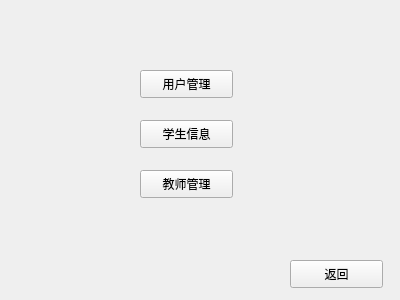
<?xml version="1.0" encoding="UTF-8"?>
<ui version="4.0">
 <class>Admin</class>
 <widget class="QWidget" name="Admin">
  <property name="geometry">
   <rect>
    <x>0</x>
    <y>0</y>
    <width>400</width>
    <height>300</height>
   </rect>
  </property>
  <property name="windowTitle">
   <string>Form</string>
  </property>
  <widget class="QPushButton" name="pushButton">
   <property name="geometry">
    <rect>
     <x>140</x>
     <y>70</y>
     <width>93</width>
     <height>28</height>
    </rect>
   </property>
   <property name="text">
    <string>用户管理</string>
   </property>
  </widget>
  <widget class="QPushButton" name="pushButton_2">
   <property name="geometry">
    <rect>
     <x>140</x>
     <y>120</y>
     <width>93</width>
     <height>28</height>
    </rect>
   </property>
   <property name="text">
    <string>学生信息</string>
   </property>
  </widget>
  <widget class="QPushButton" name="pushButton_3">
   <property name="geometry">
    <rect>
     <x>140</x>
     <y>170</y>
     <width>93</width>
     <height>28</height>
    </rect>
   </property>
   <property name="text">
    <string>教师管理</string>
   </property>
  </widget>
  <widget class="QPushButton" name="pushButton_4">
   <property name="geometry">
    <rect>
     <x>290</x>
     <y>260</y>
     <width>93</width>
     <height>28</height>
    </rect>
   </property>
   <property name="text">
    <string>返回</string>
   </property>
  </widget>
 </widget>
 <resources/>
 <connections/>
</ui>
